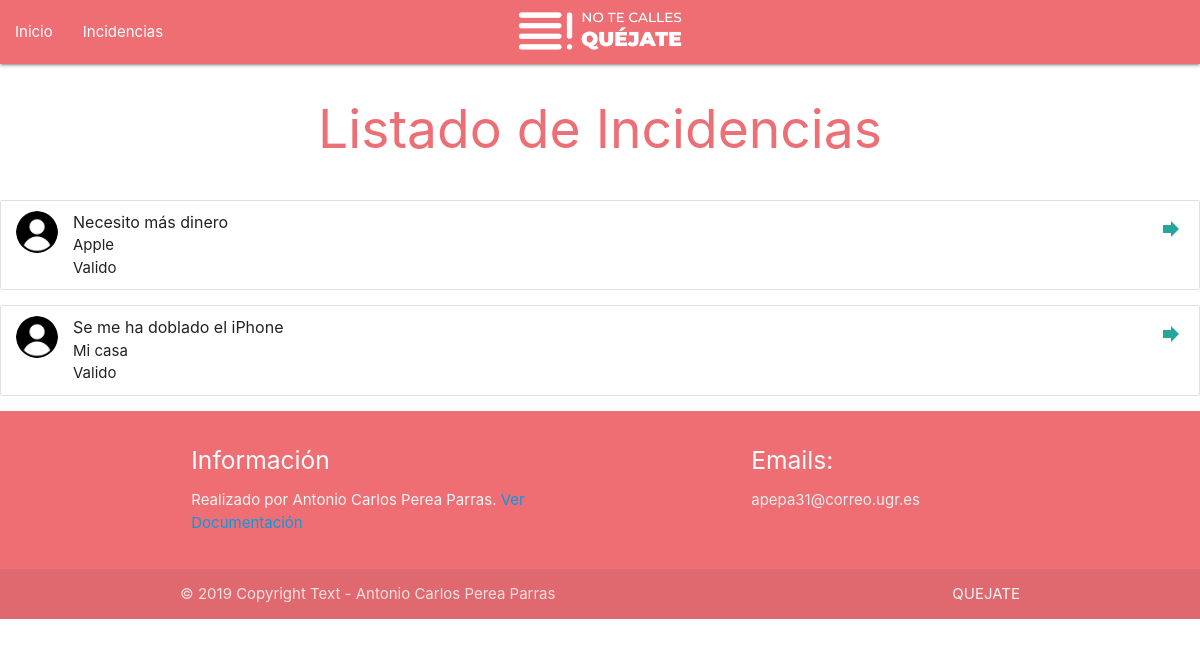
The app's page /incidencias.php with its own data.
### tables this page shows
CREATE TABLE `Incidencias` (
  `incidencia_id` int(8) NOT NULL AUTO_INCREMENT,
  `titulo` varchar(64) NOT NULL,
  `lugar` varchar(64) NOT NULL,
  `descripcion` varchar(1024) NOT NULL,
  `palabrasClave` varchar(128) NOT NULL,
  `photo` blob,
  `fechaInclusion` datetime DEFAULT NULL,
  `email` varchar(32) NOT NULL,
  `estado` tinyint(1) NOT NULL DEFAULT '1',
  PRIMARY KEY (`incidencia_id`),
  KEY `incidencia_id` (`incidencia_id`),
  KEY `email` (`email`),
  CONSTRAINT `Incidencias_ibfk_1` FOREIGN KEY (`email`) REFERENCES `Usuarios` (`email`) ON DELETE CASCADE
);

### incidencias.php (the view, shortened to what this page needs)
<?php
require_once 'php/generics.php';
require_once 'php/footer.php';
require_once 'php/navbar.php';
require_once 'php/header.php';
function getIncidencias($email){
    $db = conectDB();
    if (!empty($email) ) {
        echo('<div class="row center">
        <h2>Mis Incidencias</h2>
        </div>');
        $res = $db->query("select * from Incidencias WHERE email='{$email}'");
    }else{
        echo('<div class="row center">
        <h2>Listado de Incidencias</h2>
        </div>');
        $res = $db->query("select * from Incidencias");
    }
    while ($row = $res->fetch_array(MYSQLI_NUM)) {
        $id_incidencia      = $row[0];
        $titulo_incidencia  = $row[1];
        $lugar_incidencia   = $row[2];
        $estado_incidencia  = ($row[8]==1)?'Valido':'Invalido';
        echo('
        <main>
        <ul class="collection">
            <li class="collection-item avatar">
                <img src="./images/UsuarioPorDefecto.png" alt="" class="circle">
                <span class="title">'.$titulo_incidencia.'</span>
                <p>'.$lugar_incidencia.'<br>'.$estado_incidencia
                .'</p>
                <a href="incidencia.php?p=mostrar&id='.$id_incidencia.'" class="secondary-content"><i class="material-icons">forward</i></a>
            </li>
        </ul>
    </main>
        ');
    }
}
if (isset($_GET['p'])) {
    switch ($_GET['p']) {
      case 'email':
        getIncidencias($_SESSION["usuario"]);
        unset($_GET['p']);
        break;
    }
}else{
    getIncidencias("");
}
?>

### css/principal.css (style rules this page uses)
h2 { color: #EC6F75; }

### records on screen
incidencias: titulo "Necesito más dinero", lugar "Apple", estado "Valido"
incidencias: titulo "Se me ha doblado el iPhone", lugar "Mi casa", estado "Valido"
